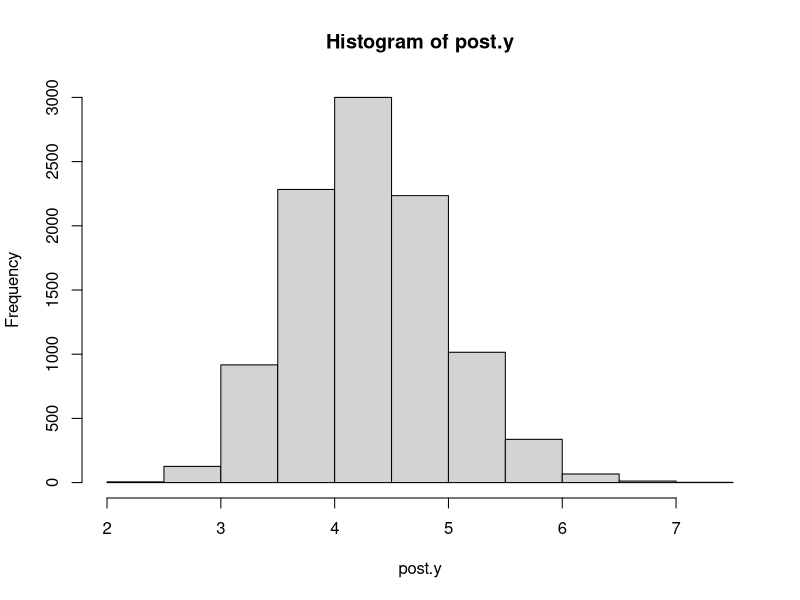

This chart was generated by the following R code:
## ---- chunk 1
require(knitr)
opts_chunk$set(cache = TRUE)
opts_chunk$set(fig.align = 'center', fig.height = 5, fig.width = 12, collapse = TRUE, highlight = TRUE)
## ---- chunk 2
q1table <- matrix(
  c("0","1","2","3",0.3,0.3,0.2,0.2),
    ncol = 4,
    nrow = 2, byrow = TRUE
  )
rownames(q1table) <- c("No. of sets lost","Probability")
kable(q1table, format="html", align = rep("c", dim(q1table)[2] + 1), col.names = rep("",4))

## ---- chunk 3
q1table <- matrix(
  c("0","1","2","3",0.1,0.2,0.3,0.4),
    ncol = 4,
    nrow = 2, byrow = TRUE
  )
rownames(q1table) <- c("No. of sets lost","Probability")
kable(q1table, format="markdown", align = rep("c", dim(q1table)[2] + 1), col.names = rep("",4))

## ---- chunk 4
q1table <- matrix(
  c("0","1","2","3",0.05,0.1,0.25,0.6),
    ncol = 4,
    nrow = 2, byrow = TRUE
  )
rownames(q1table) <- c("No. of sets lost","Probability")
kable(q1table, format="markdown", align = rep("c", dim(q1table)[2] + 1), col.names = rep("",4))

## ---- chunk 5
q1table <- matrix(
  c(0.3,0.3,0.2,0.2,0.1,0.2,0.3,0.4,0.05,0.1,0.25,0.6),
    ncol = 4,
    nrow = 3, byrow = TRUE
  )
clnames <- c("0","1", "2","3")
rownames(q1table) <- c("Good","Average","Poor")
kable(q1table, format="html", align = rep("c", dim(q1table)[2] + 1), 
      col.names = clnames, caption = "Pr. Sets Lost by Player Rating")
## ---- chunk 6
rafter.sets <- c(0,1,1,2,1,2)
sets <- c(0,1,2,3)
rafter.prob <- matrix(NA, ncol = 4, nrow = 3)
rafter.prob.prod <- vector("numeric",length = 3)
for (i in 1:3){
  for (j in 1:4){
    rafter.prob[i,j] = q1table[i,j]^length(which(rafter.sets==sets[j]))
  }
  rafter.prob.prod[i] = prod(rafter.prob[i,])
}
rafter.prob.prod[1] # Good
## ---- chunk 7
rafter.prob.prod[2] # Average
rafter.prob.prod[3] # Poor
## ---- chunk 8
post.y <- rgamma(10000,43,10) 
quantile(post.y,c(0.025,0.975))
mean(post.y)
hist(post.y)
